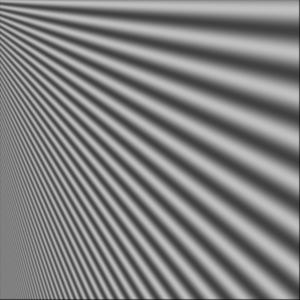
%> input picture assignment1/pn1.jpg, 300 x 300 px
$ octave assignment_1.m   (GNU Octave 9; MATLAB toolbox functions it lacks are replaced by stand-ins)
%> lines starting %> are read from the running program, lines starting %| are printed output that depends on the picture
### assignment1/gaussianConv.m
%% Function Question 2
function imOut = gaussianConv(image_path, sigma_x, sigma_y);
    im = imread(image_path);
    if size(im, 3) == 1
        im = im2double(im);
    else
        im = im2double(rgb2gray(im));
    end
    G_x     = gaussian(sigma_x);
    G_y     = gaussian(sigma_y);
    imOut   = imshow(conv2(G_y, G_x, im, 'same'));
end

### assignment1/gradmag.m
%% Function Question 5
function [magnitude, orientation] = gradmag(image_path, sigma_x, sigma_y)
    im = imread(image_path);
    if size(im, 3) == 1
        im = im2double(im);
    else
        im = im2double(rgb2gray(im));
    end

    Gd_x        = gaussianDer(sigma_x);
    Gd_y        = gaussianDer(sigma_y)';

    gd_im_x     = conv2(im, Gd_x, 'same');
    gd_im_y     = conv2(im, Gd_y, 'same');

    magnitude   = sqrt(gd_im_x.^2 + gd_im_y.^2);
    orientation = atan(gd_im_y./gd_im_x);

    figure('Name', 'Quiver')
    quiver(gd_im_x, gd_im_y)
end

### assignment1/ImageDerivatives.m
%% Function Question 5.4
function F = ImageDerivatives(im, sigma, type)
    if type == 'x'
        Gx = gaussianDer(sigma);
        F = conv2(im, Gx, 'same');
    elseif type == 'y'
        Gy = gaussianDer(sigma)';
        F = conv2(im, Gy, 'same');
    elseif type == 'xy'
        Gx = gaussianDer(sigma);
        Gy = gaussianDer(sigma)';
        F = conv2(Gx, Gy, im, 'same');
    elseif type == 'yx'
        Gy = gaussianDer(sigma)';
        Gx = gaussianDer(sigma);
        F = conv2(Gy, Gx, im, 'same');
    elseif type == 'xx'
        x = -3*sigma : 3*sigma;
        Gxx = (-sigma.^2 + x.^2) ./ (sigma.^4) .* gaussian(sigma);
        F = conv2(im, Gxx, 'same');
    elseif type == 'yy'
        y = -3*sigma : 3*sigma;
        Gyy = ((-sigma.^2 + y.^2) ./ (sigma.^4) .* gaussian(sigma))';
        F = conv2(im, Gyy, 'same');
    end
end

### assignment1/gaussian.m
%% Funcion Question 1
function G = gaussian(sigma)
    x = -3*sigma:3*sigma;
    B = 1.*(exp((-x.^2)./(2.*sigma.^2)))./(sigma.*sqrt(2.*pi));
    G = B./sum(B);
end

### assignment1/gaussianDer.m
%% Function Question 4
function Gd = gaussianDer(sigma)
    x   = -3*sigma:3*sigma;
    Gd  = -x.*gaussian(sigma)./(sigma^2);
end

### assignment1/assignment_1.m
% Assignment 1 Computer Vision


%% Assign values to parameters
sigma_x     = 2;                                            % standard deviation x direction
sigma_y     = 2;                                            % standard deviation y direction
sigma_m     = 1;                                            % sigma for imgausfit function
stripes     = 'pn1.jpg';                                    % stripes image
zebra       = 'zebra.png';                                  % zebra image
threshold   = 0.1;                                          % percentage of maximum value
imp_size    = 25;                                           % number of values per dimension, e.g. pixels


%% Plot Gaussian Filtered Images
figure('Name', 'Stripes')

subplot(2, 3, 1)
imshow('pn1.jpg')
title('Original stripes')

subplot(2, 3, 2)
gaussianConv(stripes, sigma_x, sigma_y);
%> in gaussianConv, im is the input picture: size 300x300 uint8; min 24, max 193, mean 128.3
title('Own stripes')

subplot(2, 3, 3)
imshow(imgaussfilt(imread(stripes), sigma_m));
title('Matlab stripes')

subplot(2, 3, 4)
imshow('zebra.png')
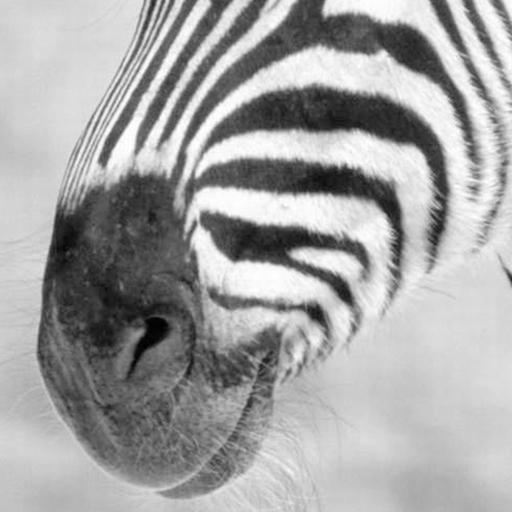
%> input picture assignment1/zebra.png, 512 x 512 px
title('Original zebra')

subplot(2, 3, 5)
gaussianConv(zebra, sigma_x, sigma_y);
%> in gaussianConv, im is the input picture: size 512x512x3 uint8; mean R, G, B 163.6, 163.6, 163.6
title('Own zebra')

subplot(2, 3, 6)
imshow(imgaussfilt(imread(zebra), sigma_m));
title('Matlab zebra')


%% Plot Gaussian Derivative Filtered Images
[magnitude_str, orientation_str] = gradmag(stripes, sigma_x, sigma_y);
%> in gradmag, `magnitude   = sqrt(gd_im_x.^2 + gd_im_y.^2);`:
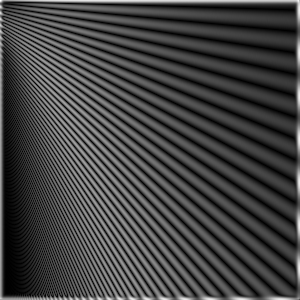
%> magnitude: size 300x300 double; min 3.9e-18, max 0.157, mean 0.0408; drawn with min black and max white
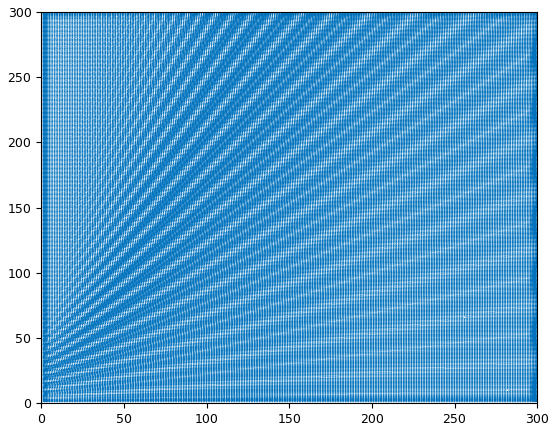
%> figure redrawn from the program's plot data; highest point at x = 1, y = 300; highest point at x = 299.7, y = 299.9
[magnitude_zebra, orientation_zebra] = gradmag(zebra, sigma_x, sigma_y);
%> call 2 of gradmag, with image_path = 'zebra.png', sigma_x = 2, sigma_y = 2
%> in gradmag (call 2), `orientation = atan(gd_im_y./gd_im_x);`:
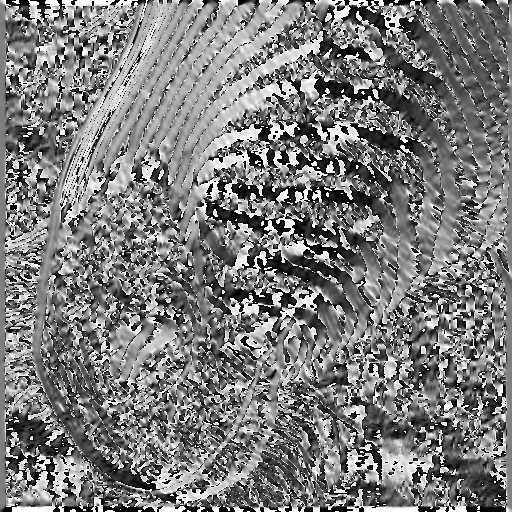
%> orientation: size 512x512 double; min -1.57, max 1.57, mean -0.0347; drawn with min black and max white
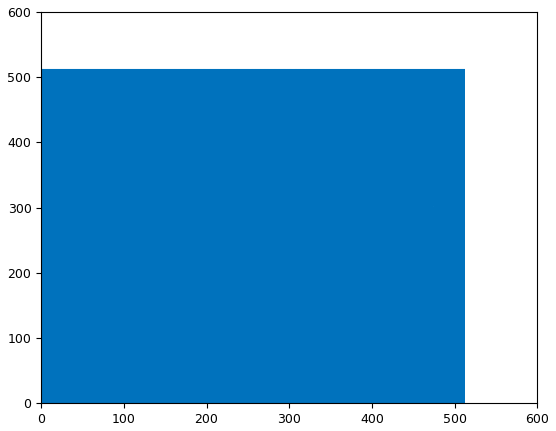
%> figure redrawn from the program's plot data; highest point at x = 1, y = 512; highest point at x = 511.5, y = 511.6

figure('Name', 'Derivatives')

subplot(2, 2, 1)
imshow(magnitude_str, [])
colormap(hsv);
colorbar;
title('Magnitude Stripes')

subplot(2, 2, 2)
imshow(orientation_str, [-pi, pi])
colormap(hsv);
colorbar;
title('Orientation Stripes')

subplot(2, 2, 3)
imshow(magnitude_zebra, [])
colormap(hsv);
colorbar;
title('Magnitude Zebra')

subplot(2, 2, 4)
imshow(orientation_zebra, [-pi, pi])
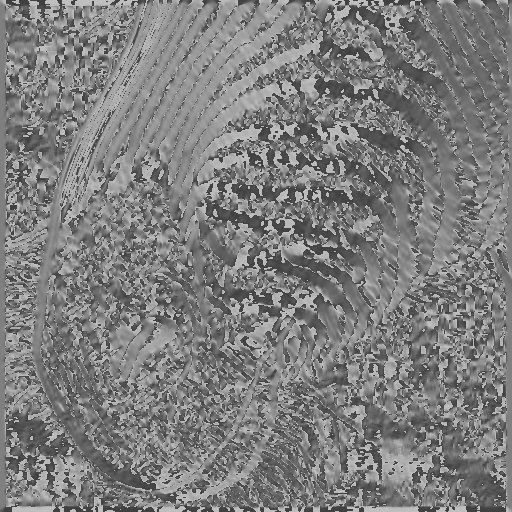
%> displayed picture: size 512x512, on the screen's scale of 0 to 255; min 64, max 191, mean 126.1
colormap(hsv);
colorbar;
title('Orientation Zebra')


%% Plot Gaussian Derivative with Magnitude Threshold
thresh_str      = max(max(magnitude_str))*threshold;
%> thresh_str = 0.0157
thresh_zebra    = max(max(magnitude_zebra))*threshold;
%> thresh_zebra = 0.0269

figure('Name', 'Threshold Magnitudes')

subplot(2, 1, 1)
imshow(magnitude_str, [(thresh_str - 0.00001) thresh_str])
colormap(hsv);
colorbar;
title('Stripes')

subplot(2, 1, 2)
imshow(magnitude_zebra, [(thresh_zebra - 0.00001) thresh_zebra])
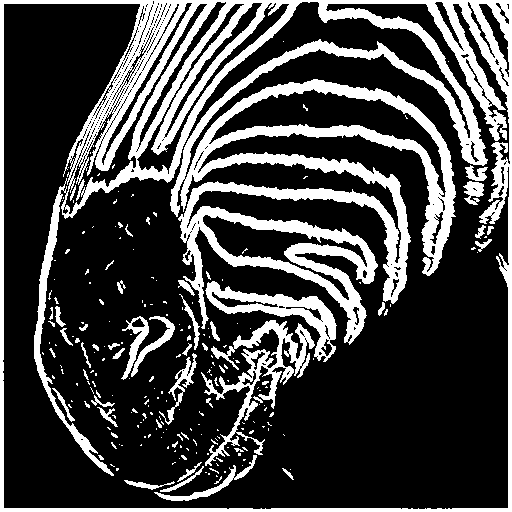
%> displayed picture: size 512x512, on the screen's scale of 0 to 255; min 0, max 255, mean 67.1
colormap(hsv);
colorbar;
title('Zebra')
%> the run ends on the next line


%% Question 5.5
imp                     = zeros(imp_size, imp_size);
center                  = ceil(imp_size/2);
imp(center, center)     = 255;

derivatives             = ["x", "y", "xy", "yx", "xx", "yy"];

figure('Name', 'Impulse Convolutions')
for i = 1:length(derivatives)
    subplot(2, 3, i)
    imshow(ImageDerivatives(imp, sigma_m, derivatives(i)), []);
